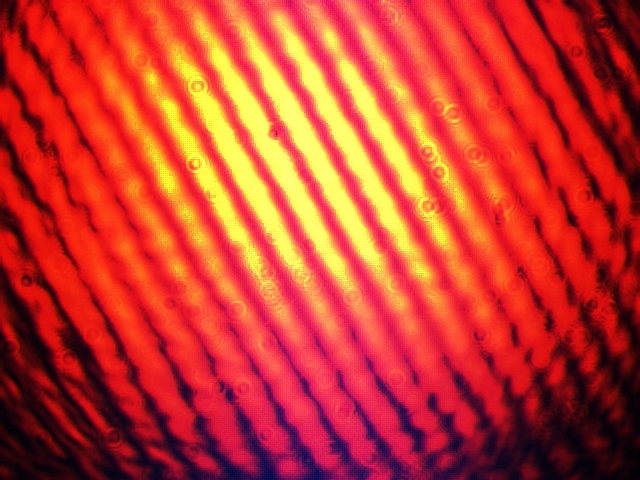
#> input picture materiaux/dev_piezo/ressources/Interferometrie/5V.jpg, 640 x 480 px
$ python plot4.py
#> lines starting #> are read from the running program, lines starting #| are printed output that depends on the picture; after the words box and inside, x2 and y2 are one past the last pixel; in counts of white or black regions, pixels touching at a corner belong together
import numpy as np
import cv2
import matplotlib.pyplot as plt

# ============================================================
# PARAMETRES INITIAUX
# ============================================================
threshold = 200  # Seuil d'intensité pour détecter les maxima
neighborhood_size = 10  # Taille du voisinage pour limiter à 1 maxima par bloc de 10x10 pixels
radius = 3  # Rayon des cercles pour les maxima
thickness = -1  # Épaisseur des cercles (-1 pour remplir)

# Couleurs pour les maxima (BGR)
color_image1 = (0, 255, 0)  # Vert pour les maxima de image1
color_image2 = (255, 0, 0)  # Bleu pour les maxima de image2

# Taille cible pour l'image finale (après redimensionnement)
target_width, target_height = 800, 600

# Coordonnées des 4 points pour définir la ROI (x, y) :
# Format : [coin_sup_gauche, coin_sup_droit, coin_inf_gauche, coin_inf_droit]
# Exemple : ROI rectangulaire dans l'image originale
roi_points = [
    (100, 50),   # Coin supérieur gauche (x, y)
    (500, 50),   # Coin supérieur droit (x, y)
    (100, 300),   # Coin inférieur gauche (x, y)
    (500, 300)    # Coin inférieur droit (x, y)
]

# ============================================================
# CHARGEMENT DES IMAGES
# ============================================================
image1_path = "5V.jpg"
image2_path = "15V.jpg"

# Charger les images en niveaux de gris
image1 = cv2.imread(image1_path, cv2.IMREAD_GRAYSCALE)
#> image1: shape (480, 640); min 2, max 242, mean 99.9
image2 = cv2.imread(image2_path, cv2.IMREAD_GRAYSCALE)
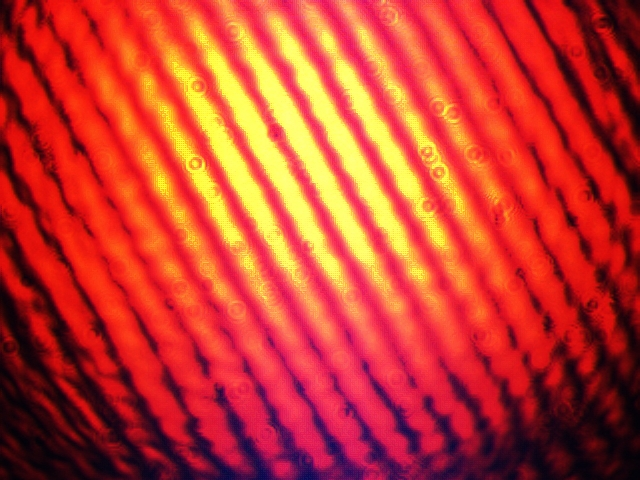
#> input picture materiaux/dev_piezo/ressources/Interferometrie/15V.jpg, 640 x 480 px
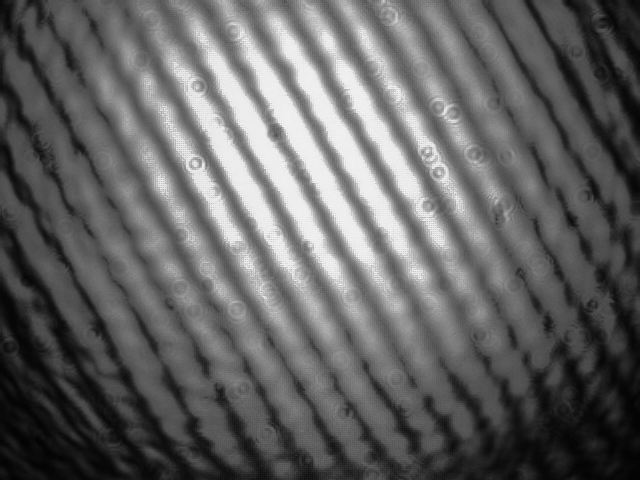
#> image2: shape (480, 640); min 2, max 242, mean 99.6

if image1 is None or image2 is None:
    raise ValueError("Erreur : une ou plusieurs images n'ont pas été trouvées.")

# ============================================================
# FONCTION POUR TROUVER LES MAXIMA AVEC LIMITATION DE VOISINAGE
# ============================================================
def find_local_maxima(image, threshold, neighborhood_size):
#> called with threshold = 200, neighborhood_size = 10
    max_pixels = np.argwhere(image > threshold)
#> max_pixels = 25383 pairs, first value 16 to 310, second value 146 to 464
    grid_size = neighborhood_size
    height, width = image.shape
#> height = 480; width = 640
    grid_y = np.arange(0, height, grid_size)
#> grid_y = 48 values from 0 to 470
    grid_x = np.arange(0, width, grid_size)
#> grid_x = 64 values from 0 to 630
    selected_maxima = []

    for y_start in grid_y:
        for x_start in grid_x:
            y_end = min(y_start + grid_size, height)
            x_end = min(x_start + grid_size, width)
            block = image[y_start:y_end, x_start:x_end]
            if block.size == 0:
                continue
            max_val = np.max(block)
            if max_val > threshold:
                max_pos_in_block = np.unravel_index(np.argmax(block), block.shape)
                y_abs = y_start + max_pos_in_block[0]
                x_abs = x_start + max_pos_in_block[1]
                selected_maxima.append((y_abs, x_abs))
#> after the loop, selected_maxima = 545 pairs, first value 18 to 310, second value 147 to 463
    return selected_maxima

# ============================================================
# DETECTION DES MAXIMA POUR CHAQUE IMAGE
# ============================================================
max_pixels_image1 = find_local_maxima(image1, threshold, neighborhood_size)
#> max_pixels_image1 has the same summary as selected_maxima in find_local_maxima
max_pixels_image2 = find_local_maxima(image2, threshold, neighborhood_size)
#> max_pixels_image2 = 552 pairs, first value 0 to 296, second value 148 to 496

# ============================================================
# SUPERPOSITION DES MAXIMA SUR UNE IMAGE COULEUR
# ============================================================
superposed_image = cv2.cvtColor(image1, cv2.COLOR_GRAY2BGR)

# Dessiner les maxima de image1 (vert)
for (y, x) in max_pixels_image1:
    cv2.circle(superposed_image, (x, y), radius, color_image1, thickness)
#> this loop made 545 passes
#> (y, x) on passes 1 to 3: (18, 279), (19, 280), (24, 199)
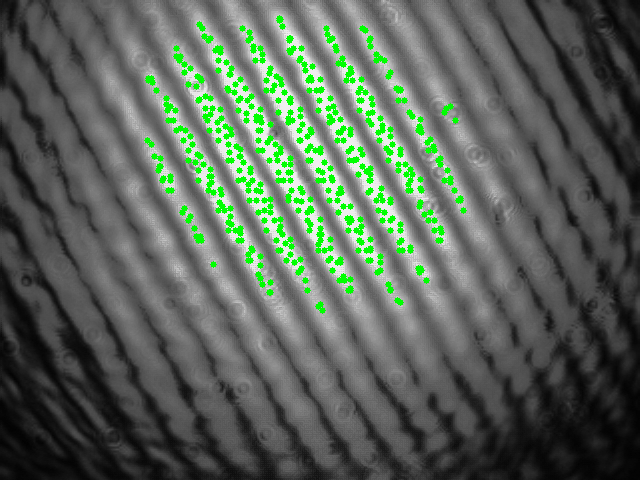
#> superposed_image: shape (480, 640, 3); mean B, G, R 89.9, 101.5, 89.9

# Dessiner les maxima de image2 (bleu)
for (y, x) in max_pixels_image2:
    cv2.circle(superposed_image, (x, y), radius, color_image2, thickness)
#> this loop made 552 passes
#> (y, x) on passes 1 to 3: (0, 383), (18, 274), (11, 309)
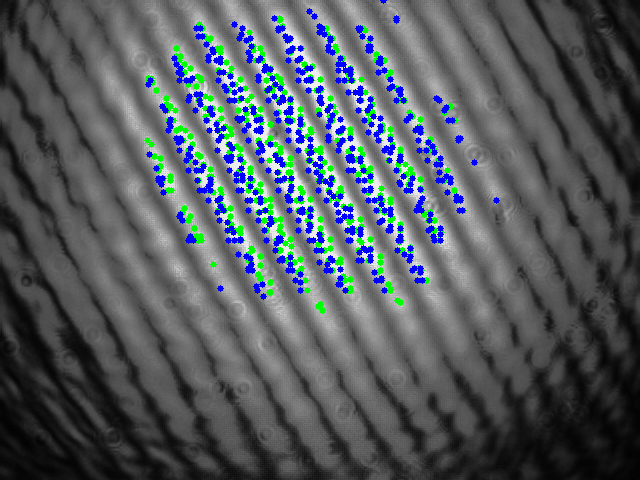
#> superposed_image: shape (480, 640, 3); 4.57% of pixels changed, all inside (x1, y1, x2, y2) = (145, 0, 500, 300)

# ============================================================
# REDIMENSIONNEMENT ET CENTRAGE DE L'IMAGE AVEC ROI
# ============================================================
# Extraire la ROI à partir des 4 points
x1, y1 = roi_points[0]  # Coin supérieur gauche
x2, y2 = roi_points[1]  # Coin supérieur droit
x3, y3 = roi_points[2]  # Coin inférieur gauche
x4, y4 = roi_points[3]  # Coin inférieur droit

# Calculer les dimensions de la ROI
roi_width = x2 - x1
roi_height = y4 - y1

# Extraire la ROI de superposed_image
roi = superposed_image[y1:y1 + roi_height, x1:x1 + roi_width]
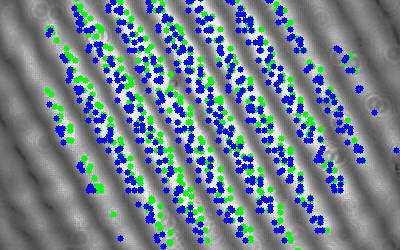
#> roi: shape (250, 400, 3); mean B, G, R 145.3, 131.3, 112.1

# Redimensionner la ROI pour qu'elle tienne dans target_width x target_height
resized_roi = cv2.resize(roi, (target_width, target_height), interpolation=cv2.INTER_LINEAR)
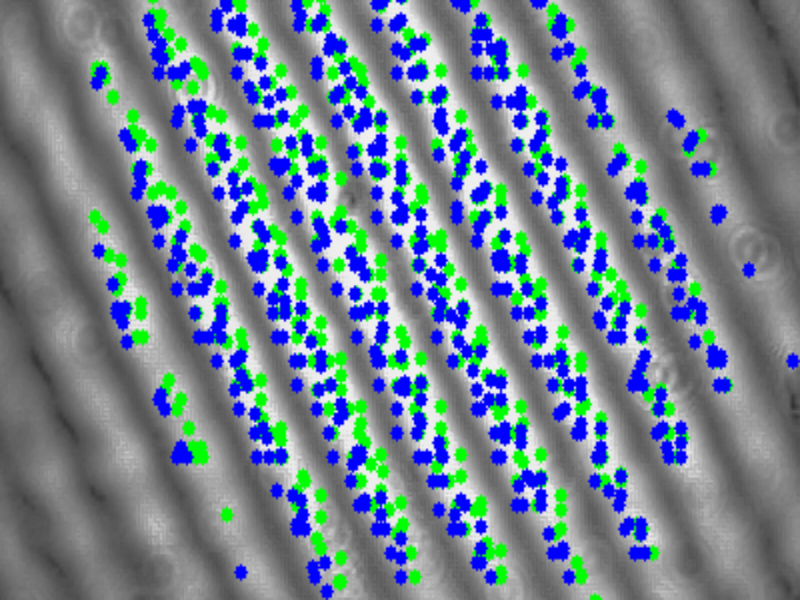
#> resized_roi: shape (600, 800, 3); mean B, G, R 145.2, 131.3, 112

# Créer une image noire de la taille cible
centered_image = np.zeros((target_height, target_width, 3), dtype=np.uint8)

# Placer la ROI redimensionnée au centre de centered_image
centered_image[:target_height, :target_width] = resized_roi

# Remplacer superposed_image par centered_image pour la suite
superposed_image = centered_image

# ============================================================
# AFFICHAGE
# ============================================================
plt.figure(figsize=(15, 5))

plt.subplot(1, 3, 1)
plt.imshow(image1, cmap="gray")
plt.title("Image 1 (originale)")

plt.subplot(1, 3, 2)
plt.imshow(image2, cmap="gray")
plt.title("Image 2 (originale)")

plt.subplot(1, 3, 3)
plt.imshow(cv2.cvtColor(superposed_image, cv2.COLOR_BGR2RGB))
plt.title(f"Superposition (Maxima > {threshold})")

plt.tight_layout()
plt.show()
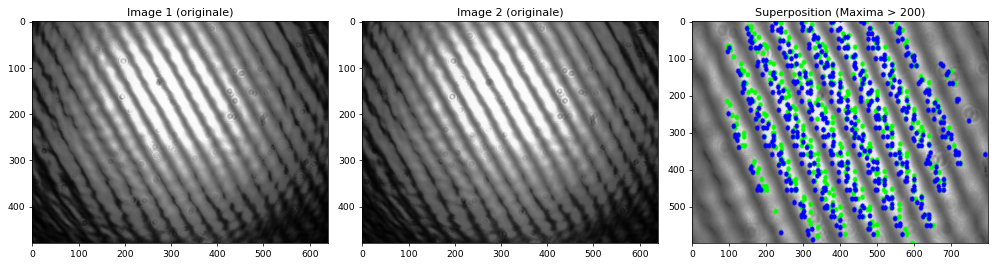
#> figure drawn by matplotlib, 3 panels

# ============================================================
# SAUVEGARDE
# ============================================================
output_path = "superposition_max_centered_roi.png"
cv2.imwrite(output_path, superposed_image)
print(f"Image sauvegardée : {output_path}")
